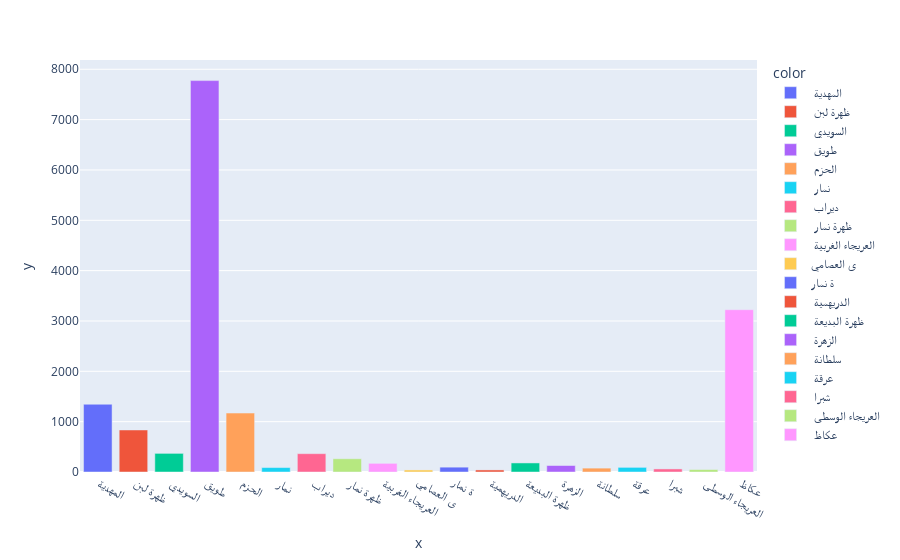

Write notebook code for a chart like this one.
### Code cell
name_w40,count = get_top_names(west_names,40)
px.bar(y=count,x=name_w40,color=name_w40)

### Figure 1 — Plotly figure (JSON) as saved in the notebook; plotly's stock layout.template omitted (floating-point values rounded to 4 significant figures)
{"data": [{"alignmentgroup": "True", "hovertemplate": "color= المهدية <br>x=%{x}<br>y=%{y}<extra></extra>", "legendgroup": " المهدية ", "marker": {"color": "#636efa", "pattern": {"shape": ""}}, "name": " المهدية ", "offsetgroup": " المهدية ", "orientation": "v", "showlegend": true, "textposition": "auto", "type": "bar", "x": [" المهدية "], "xaxis": "x", "y": [1346], "yaxis": "y"}, {"alignmentgroup": "True", "hovertemplate": "color= ظهرة لبن <br>x=%{x}<br>y=%{y}<extra></extra>", "legendgroup": " ظهرة لبن ", "marker": {"color": "#EF553B", "pattern": {"shape": ""}}, "name": " ظهرة لبن ", "offsetgroup": " ظهرة لبن ", "orientation": "v", "showlegend": true, "textposition": "auto", "type": "bar", "x": [" ظهرة لبن "], "xaxis": "x", "y": [835], "yaxis": "y"}, {"alignmentgroup": "True", "hovertemplate": "color= السويدي <br>x=%{x}<br>y=%{y}<extra></extra>", "legendgroup": " السويدي ", "marker": {"color": "#00cc96", "pattern": {"shape": ""}}, "name": " السويدي ", "offsetgroup": " السويدي ", "orientation": "v", "showlegend": true, "textposition": "auto", "type": "bar", "x": [" السويدي "], "xaxis": "x", "y": [370], "yaxis": "y"}, {"alignmentgroup": "True", "hovertemplate": "color= طويق <br>x=%{x}<br>y=%{y}<extra></extra>", "legendgroup": " طويق ", "marker": {"color": "#ab63fa", "pattern": {"shape": ""}}, "name": " طويق ", "offsetgroup": " طويق ", "orientation": "v", "showlegend": true, "textposition": "auto", "type": "bar", "x": [" طويق "], "xaxis": "x", "y": [7775], "yaxis": "y"}, {"alignmentgroup": "True", "hovertemplate": "color= الحزم <br>x=%{x}<br>y=%{y}<extra></extra>", "legendgroup": " الحزم ", "marker": {"color": "#FFA15A", "pattern": {"shape": ""}}, "name": " الحزم ", "offsetgroup": " الحزم ", "orientation": "v", "showlegend": true, "textposition": "auto", "type": "bar", "x": [" الحزم "], "xaxis": "x", "y": [1171], "yaxis": "y"}, {"alignmentgroup": "True", "hovertemplate": "color= نمار <br>x=%{x}<br>y=%{y}<extra></extra>", "legendgroup": " نمار ", "marker": {"color": "#19d3f3", "pattern": {"shape": ""}}, "name": " نمار ", "offsetgroup": " نمار ", "orientation": "v", "showlegend": true, "textposition": "auto", "type": "bar", "x": [" نمار "], "xaxis": "x", "y": [88], "yaxis": "y"}, {"alignmentgroup": "True", "hovertemplate": "color= ديراب <br>x=%{x}<br>y=%{y}<extra></extra>", "legendgroup": " ديراب ", "marker": {"color": "#FF6692", "pattern": {"shape": ""}}, "name": " ديراب ", "offsetgroup": " ديراب ", "orientation": "v", "showlegend": true, "textposition": "auto", "type": "bar", "x": [" ديراب "], "xaxis": "x", "y": [364], "yaxis": "y"}, {"alignmentgroup": "True", "hovertemplate": "color= ظهرة نمار <br>x=%{x}<br>y=%{y}<extra></extra>", "legendgroup": " ظهرة نمار ", "marker": {"color": "#B6E880", "pattern": {"shape": ""}}, "name": " ظهرة نمار ", "offsetgroup": " ظهرة نمار ", "orientation": "v", "showlegend": true, "textposition": "auto", "type": "bar", "x": [" ظهرة نمار "], "xaxis": "x", "y": [263], "yaxis": "y"}, {"alignmentgroup": "True", "hovertemplate": "color= العريجاء الغربية <br>x=%{x}<br>y=%{y}<extra></extra>", "legendgroup": " العريجاء الغربية ", "marker": {"color": "#FF97FF", "pattern": {"shape": ""}}, "name": " العريجاء الغربية ", "offsetgroup": " العريجاء الغربية ", "orientation": "v", "showlegend": true, "textposition": "auto", "type": "bar", "x": [" العريجاء الغربية "], "xaxis": "x", "y": [172], "yaxis": "y"}, {"alignmentgroup": "True", "hovertemplate": "color=ى العصامي <br>x=%{x}<br>y=%{y}<extra></extra>", "legendgroup": "ى العصامي ", "marker": {"color": "#FECB52", "pattern": {"shape": ""}}, "name": "ى العصامي ", "offsetgroup": "ى العصامي ", "orientation": "v", "showlegend": true, "textposition": "auto", "type": "bar", "x": ["ى العصامي "], "xaxis": "x", "y": [41], "yaxis": "y"}, {"alignmentgroup": "True", "hovertemplate": "color=ة نمار <br>x=%{x}<br>y=%{y}<extra></extra>", "legendgroup": "ة نمار ", "marker": {"color": "#636efa", "pattern": {"shape": ""}}, "name": "ة نمار ", "offsetgroup": "ة نمار ", "orientation": "v", "showlegend": true, "textposition": "auto", "type": "bar", "x": ["ة نمار "], "xaxis": "x", "y": [96], "yaxis": "y"}, {"alignmentgroup": "True", "hovertemplate": "color= الدريهمية <br>x=%{x}<br>y=%{y}<extra></extra>", "legendgroup": " الدريهمية ", "marker": {"color": "#EF553B", "pattern": {"shape": ""}}, "name": " الدريهمية ", "offsetgroup": " الدريهمية ", "orientation": "v", "showlegend": true, "textposition": "auto", "type": "bar", "x": [" الدريهمية "], "xaxis": "x", "y": [41], "yaxis": "y"}, {"alignmentgroup": "True", "hovertemplate": "color= ظهرة البديعة <br>x=%{x}<br>y=%{y}<extra></extra>", "legendgroup": " ظهرة البديعة ", "marker": {"color": "#00cc96", "pattern": {"shape": ""}}, "name": " ظهرة البديعة ", "offsetgroup": " ظهرة البديعة ", "orientation": "v", "showlegend": true, "textposition": "auto", "type": "bar", "x": [" ظهرة البديعة "], "xaxis": "x", "y": [180], "yaxis": "y"}, {"alignmentgroup": "True", "hovertemplate": "color= الزهرة <br>x=%{x}<br>y=%{y}<extra></extra>", "legendgroup": " الزهرة ", "marker": {"color": "#ab63fa", "pattern": {"shape": ""}}, "name": " الزهرة ", "offsetgroup": " الزهرة ", "orientation": "v", "showlegend": true, "textposition": "auto", "type": "bar", "x": [" الزهرة "], "xaxis": "x", "y": [129], "yaxis": "y"}, {"alignmentgroup": "True", "hovertemplate": "color= سلطانة <br>x=%{x}<br>y=%{y}<extra></extra>", "legendgroup": " سلطانة ", "marker": {"color": "#FFA15A", "pattern": {"shape": ""}}, "name": " سلطانة ", "offsetgroup": " سلطانة ", "orientation": "v", "showlegend": true, "textposition": "auto", "type": "bar", "x": [" سلطانة "], "xaxis": "x", "y": [77], "yaxis": "y"}, {"alignmentgroup": "True", "hovertemplate": "color= عرقة <br>x=%{x}<br>y=%{y}<extra></extra>", "legendgroup": " عرقة ", "marker": {"color": "#19d3f3", "pattern": {"shape": ""}}, "name": " عرقة ", "offsetgroup": " عرقة ", "orientation": "v", "showlegend": true, "textposition": "auto", "type": "bar", "x": [" عرقة "], "xaxis": "x", "y": [92], "yaxis": "y"}, {"alignmentgroup": "True", "hovertemplate": "color= شبرا <br>x=%{x}<br>y=%{y}<extra></extra>", "legendgroup": " شبرا ", "marker": {"color": "#FF6692", "pattern": {"shape": ""}}, "name": " شبرا ", "offsetgroup": " شبرا ", "orientation": "v", "showlegend": true, "textposition": "auto", "type": "bar", "x": [" شبرا "], "xaxis": "x", "y": [61], "yaxis": "y"}, {"alignmentgroup": "True", "hovertemplate": "color= العريجاء الوسطى <br>x=%{x}<br>y=%{y}<extra></extra>", "legendgroup": " العريجاء الوسطى ", "marker": {"color": "#B6E880", "pattern": {"shape": ""}}, "name": " العريجاء الوسطى ", "offsetgroup": " العريجاء الوسطى ", "orientation": "v", "showlegend": true, "textposition": "auto", "type": "bar", "x": [" العريجاء الوسطى "], "xaxis": "x", "y": [49], "yaxis": "y"}, {"alignmentgroup": "True", "hovertemplate": "color= عكاظ <br>x=%{x}<br>y=%{y}<extra></extra>", "legendgroup": " عكاظ ", "marker": {"color": "#FF97FF", "pattern": {"shape": ""}}, "name": " عكاظ ", "offsetgroup": " عكاظ ", "orientation": "v", "showlegend": true, "textposition": "auto", "type": "bar", "x": [" عكاظ "], "xaxis": "x", "y": [3224], "yaxis": "y"}], "layout": {"barmode": "relative", "legend": {"title": {"text": "color"}, "tracegroupgap": 0}, "margin": {"t": 60}, "xaxis": {"anchor": "y", "domain": [0, 1], "title": {"text": "x"}}, "yaxis": {"anchor": "x", "domain": [0, 1], "title": {"text": "y"}}}}
